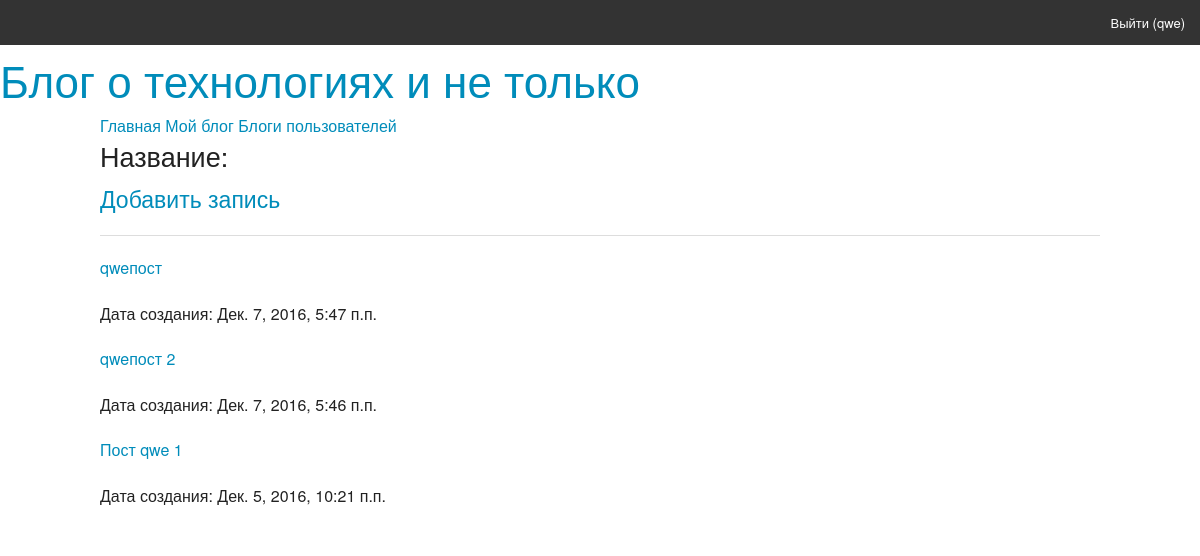
The app's page /personal_blog/ (signed in) with its own data.
### blog/models.py (models this page shows, shortened)
class Post(m.Model):
    blog = m.ForeignKey(
        Blog,
        verbose_name='Блог',
    )
    title = m.CharField(
        'Заголовок',
        max_length=200,
    )
    text = m.TextField('Текст сообщения')
    created_date = m.DateTimeField(
        'Создан',
        auto_now_add=True,
    )
    newsfeeds = m.ManyToManyField(
        NewsFeed,
        verbose_name='Новости',
        blank=True,
        through='Reviewed'
    )
    class Meta:
        ordering = ["-created_date"]
        get_latest_by = "create_date"
        verbose_name = "Пост"
        verbose_name_plural = "Посты"

### blog/views.py (the view)
# urls.py: url(r'^personal_blog/$', login_required(PersonalBlog.as_view()), name="personal_blog"),
class PersonalBlog(ListView):
    template_name = 'blog/PersonalBlog.html'
    context_object_name = 'posts'
    def get_queryset(self):
        user = auth.get_user(self.request)
        posts = Post.objects.filter(blog__user=user).order_by('-created_date')
        return posts

### blog/templates/blog/PersonalBlog.html
{% extends 'blog/index.html' %}
{% block content %}
    <h3>Название: <a href="{% url 'personal_blog' %}">{{ blog.name }} </a></h3>
    <h4><a href="{% url 'add_post' %}">Добавить запись</a></h4>
    <hr>
    {% for post in posts %}
        <p><a href="/post/get/{{ post.id }}/">{{ post.title }}</a></p>
        <p>Дата создания: {{ post.created_date }}</p>
    {% endfor %}
{% endblock%}

### templates/base.html (shortened to what this page needs)
{% load staticfiles %}
<!DOCTYPE html>
<html lang="ru">
<head>
    <link rel="stylesheet" type="text/css" href="{% static '/css/foundation.css' %}">
</head>
<body>
<div class="top-bar">
    <section class="top-bar-section">
        <ul class="right">
            {% if user %}
                <li><a href="/auth/logout/">Выйти ({{ user }})</a></li>
            {% else %}
                <li><a href="/auth/login/">Войти</a></li>
            {% endif %}
        </ul>
    </section>
</div>
<h1><a href="/">Блог о технологиях и не только</a></h1>
<div class="row">
    {% block data %}
    {% endblock %}
</div>
</body>
</html>

### records on screen
Post: title "qweпост", created_date "Дек. 7, 2016, 5:47 п.п."
Post: title "qweпост 2", created_date "Дек. 7, 2016, 5:46 п.п."
Post: title "Пост qwe 1", created_date "Дек. 5, 2016, 10:21 п.п."

### other values on screen
{{ user }} "qwe"
